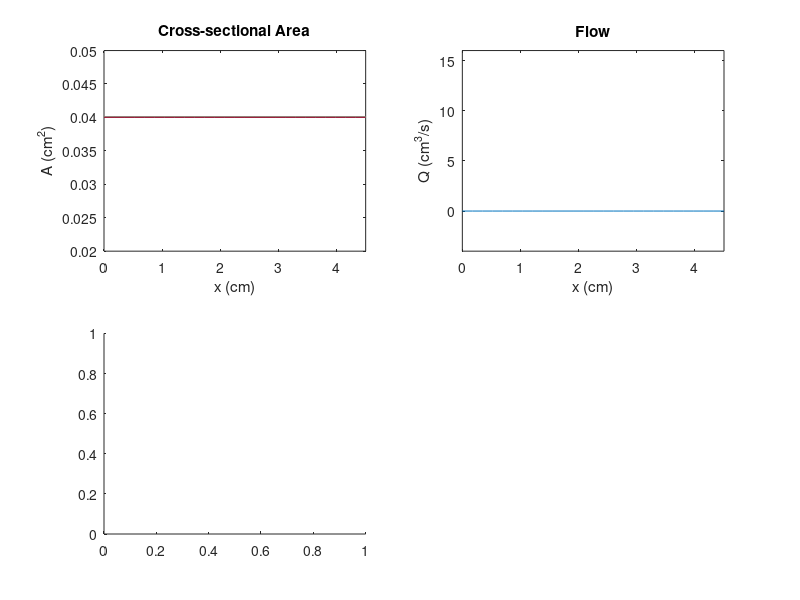

Write the MATLAB code that produced this figure. (Note: this script raises an error after producing the figure.)
%%%%%%%%%%%%%%%%%%%%%%%%%
%        2 steps Lax-Wendroff scheme for              %
%                    1D AQ system                           %
%                        4/3/2019                              %
%%%%%%%%%%%%%%%%%%%%%%%%%

global dx alpha nu rho sigma E R0 h G0 A0 L c dt T1 Xin Xout

figure(1); clf;
figure(2); clf;

% Read input data obtained using fft
Xin = dlmread('Hyperaemia_ProximalPressure_fft.dat');
Xout = dlmread('Hyperaemia_DistalPressure_fft.dat');
externalPressure =(75.21+(179.48-75.21)/3)*1333;%(Max-Min)/3 in dynes/cm^2 
disp(externalPressure)

N=26;%# of elements
alpha = 4/3;
nu = 0.035; %viscosity (cm^2/s)
rho = 1.055; %density (g/cm^3)
sigma = 0.49; %Poi sson ratio
E = 1e7; %4e6; %Young's modulus (dynes/cm^2)
R0 = 0.2; %Dilatated Radius (cm) due to administration of adenosine
h = 0.0475; %Thickness (cm)
G0 = (E*h)/R0/(1-sigma^2);
A0 = R0^2;
L = 4.5; %Artery length (cm)
dx= L/N;
CFLfactor=0.6;
c = sqrt(G0/rho); %sound speed
dt = dx/c*CFLfactor; %CFL
% Here we used only c for the CFL condition, instead of the full 
%eigenvalues lambda_1 or lambda_2 because the other terms in the 
% eigenvalue calculation are much smaller that c and do not
%influence the CFL condition much

Ncycles=3; %# of cycles we are calculating; 
% it takes at least one cycle
% for the solution to "stabilize" (transient period)

T1=.763; %Time interval for one cycle
T = T1*Ncycles;
x = 0:dx:L;
t = 0:dt:T;
index=1; %movie frame index
index2=1;

%%
A = zeros(1,length(x))+R0^2; %A at time level n
Q = zeros(1,length(x)); %Q at time level n
A1= zeros(1,length(x)); %A at time level n+1
Q1= zeros(1,length(x)); %Q at time level n+1
U = zeros(2,length(x));
U1 = zeros(2,length(x));
U(1,:) = A;
U(2,:) = Q;

for n = 1:length(t)-1
    for i = 1:length(x)
        if i == 1 %Left boundary (x=0) 
            
            % CALCULATE A1 and Q1 using upwinding;
            
            U1(1,i) = A1(i);
            U1(2,i) = Q1(i);
            
        elseif x(i) ==L  %Right boundary (x=L)
             
            % CALCULATE A1 and Q1 using upwinding;
              
            U1(1,i) = A1(i);
            U1(2,i) = Q1(i);
        
        else %Inner elements (using the two step lax-wendroff scheme with Strang splitting)
             
            U_midA = U(:,i);  % MODIFY
            U_midB = U(:,i);  % MODIFY

            U1(:,i) = 0.0; % MODIFY
            
            A1(i) = U1(1,i);
            Q1(i) = U1(2,i);
            
        end
    end
    A = A1; %update A, Q and U
    Q = Q1;
    U(1,:) = A;
    U(2,:) = Q;

  %plotting
   figure(1);
   width = 800; height = 600;
   set(figure(1),'Position',[15 15 width height]);
   if n==1 %For 1st layout
      subplot(2,2,1); plot(x,A);hold on;
      subplot(2,2,1); plot(x,ones(length(x))*R0*R0);hold off;
      axis([0 L  0.02 0.05]); title('Cross-sectional Area');
      xlabel('x (cm)'); ylabel('A (cm^2)');
      subplot(2,2,2); plot(x,Q); 
      axis([0 L -4 16]); title('Flow');
      xlabel('x (cm)'); ylabel('Q (cm^3/s)');
      subplot(2,2,3); plot(t,Inlet(t)/1333,'b');hold on; 
      subplot(2,2,3); plot(t,Outlet(t)/1333,'r');hold on;
      axis([0 T 50 200]); title('Proximal/Distal Pressure');
      ylabel('mmHg'); xlabel('t (sec)');
      subplot(2,2,4);plot(t(n),Q(1,N/2)/A(1,N/2)/3.14,'b-+');hold on;
      axis([0 T -20 160]); title('Velocity at mid-point');
      xlabel('t (sec)'); ylabel('V (cm/s)');
   end
   
   Nskip=200; %number of time steps to skip for plotting;
   if mod(n,Nskip)==1
     subplot(2,2,1); plot(x,A);hold on;
     subplot(2,2,1); plot(x,ones(length(x))*R0*R0);hold off;
     axis([0 L 0.02 0.05]); title('Cross-sectional Area');
      xlabel('x (cm)'); ylabel('A (cm^2)');
     subplot(2,2,2); plot(x,Q); 
     axis([0 L -4 16]); title('Flow');
     xlabel('x (cm)'); ylabel('Q (cm^3/s)');
     subplot(2,2,3);h2=plot([t(n) t(n)],[0, 250],'Color',[0 0 0]);
     subplot(2,2,4);plot(t(n),Q(1,N/2)/A(1,N/2)/3.14,'b-+');hold on;
     axis([0 T -20 160]); title('Velocity at mid-point');
      xlabel('t (sec)'); ylabel('V (cm/s)');
     drawnow;
     disp(t(n));
     
     if n > (length(t)-1)/Ncycles
     figure(2);
     width = 800; height = 600;
     set(figure(2),'Position',[15 15 width height]);
     subplot(2,1,1);
     plot(t(n),Q(1,N/2)/A(1,N/2)/3.14,'*');hold on;
     axis([0.8 1.58 -20 160]); title('Velocity at mid-point');
     xlabel('t (sec)'); ylabel('V (cm/s)');
     subplot(2,1,2);
     plot(t(n),A(1,N/2),'*');hold on;
     axis([0.8 1.58 0.02 0.05]); title('Cross-sectional Area at mid-point');
     xlabel('t (sec)'); ylabel('A (cm^2)');
     drawnow;
%     MovieFrame2(index2) = getframe(figure(2)) ;
%     index2=index2+1;
     end
     
     
%Next 3 lines are generating movie frames     
     %MovieFrame1(index) = getframe(figure(1)) ;
     %set(h2,'Visible','off')
     %index=index+1;
%
   end
end

%Next 8 lines are saving the movie to an AVI file
%writerObj = VideoWriter('Case2.avi');
%writerObj.FrameRate = 15;
%open(writerObj);
%for i=1:length(MovieFrame1)
    %frame = MovieFrame1(i) ;    
    %writeVideo(writerObj, frame);
%end
%for i=1:length(MovieFrame2)
    %frame = MovieFrame2(i) ;    
    %writeVideo(writerObj, frame);
%end
%close(writerObj);




%End of main procedure


%%%%%%%%%%%%%%%
%         Subroutines            %
%%%%%%%%%%%%%%%

% calculating the flux term (in conservative form)
function f= flux(Utru) % F = [F1,F2]
global alpha rho R0 G0 A0 
Atru = Utru(1);
Qtru = Utru(2);
f = [Qtru; (alpha*Qtru^2/Atru)+(   G0/3/rho*((Atru/A0)^(3/2))*A0)];
end

%calculate the RHS
function s = rhs(Utru) 
global alpha nu 
Atru = Utru(1);
Qtru = Utru(2);
s = [0;(-2*nu*(alpha/(alpha-1))*(Qtru/Atru))];
end

% Return pressure boundary data at Inlet
function InP = Inlet(t)
global Xin T1
N = length(Xin);
if mod(N,2) == 0
    n = [0:(N/2 - 1) (-N/2):-1]';
else
    n = [0:floor(N/2) -floor(N/2):-1]';
end
InP = real(sum(Xin .* exp(2. * pi * 1i * n * mod(t,T1) / T1))) / N;
end

% Return pressure boundary data at Outlet
function OutP = Outlet(t)
global Xout T1
N = length(Xout);
if mod(N,2) == 0
    n = [0:(N/2 - 1) (-N/2):-1]';
else
    n = [0:floor(N/2) -floor(N/2):-1]';
end
OutP = real(sum(Xout .* exp(2. * pi * 1i * n * mod(t,T1) / T1))) / N;
end
